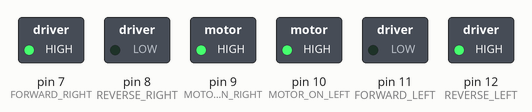
The sketch below on a simulated Arduino Uno, built with avr-gcc and run on an emulated ATmega328P. Shown: switched loads named in the sketch (green lamp = pin HIGH).

Above: at 0.3 s.
At 2.9 s:
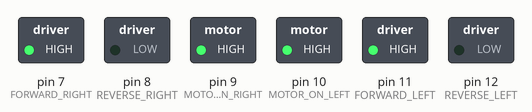
At 6.0 s:
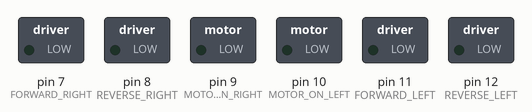
At 10.7 s:
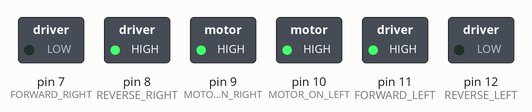
Timing chart, 0 to 16.5 s (numbered marks = the images above):
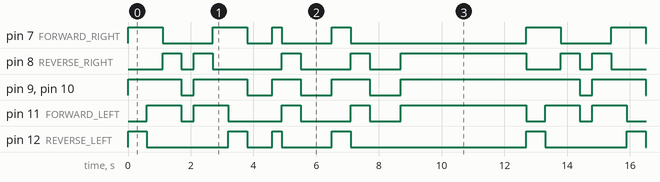

The sketch:

cha_cha.ino
```cpp
// set pins
const int FORWARD_RIGHT = 7;
const int REVERSE_RIGHT = 8;
const int MOTOR_ON_RIGHT = 9;
const int MOTOR_ON_LEFT = 10;
const int FORWARD_LEFT = 11;
const int REVERSE_LEFT = 12;


void setup() {
  // put your setup code here, to run once:
  pinMode(FORWARD_RIGHT, OUTPUT); // Forward Right
  pinMode(REVERSE_RIGHT, OUTPUT); // Back Right
  pinMode(MOTOR_ON_RIGHT, OUTPUT); //  Right Motor On
  pinMode(MOTOR_ON_LEFT, OUTPUT); // Left Motor On
  pinMode(FORWARD_LEFT, OUTPUT); // Forward Left
  pinMode(REVERSE_LEFT, OUTPUT); // Back Left

  Serial.begin(115200);
}

void loop() {
  //Slide to the left
  RotateLeft(600);
  Forward(500);
  RotateRight(600);
  Off(400); //Slide to the right
  RotateRight(600);
  Forward(500);
  RotateLeft(600);
  Off(800); //Criss cross
  RotateLeft(300);
  RotateRight(600);
  Off(1000); //Criss cross
  RotateLeft(600);
  RotateRight(600);
  Off(1000); //Cha Cha real smooth
  RotateRight(4000);

}


void MotorsOn (int pause) { // motor turns on
  digitalWrite(MOTOR_ON_RIGHT, HIGH);
  digitalWrite(MOTOR_ON_LEFT, HIGH);
  digitalWrite(REVERSE_RIGHT, LOW);
  digitalWrite(REVERSE_LEFT, LOW);
  digitalWrite(FORWARD_RIGHT, LOW);
  digitalWrite(FORWARD_LEFT, LOW);
  delay(pause);
}

void Forward (int pause) { // rover drives forwards
  digitalWrite(MOTOR_ON_RIGHT, HIGH);
  digitalWrite(MOTOR_ON_LEFT, HIGH);
  digitalWrite(FORWARD_RIGHT, HIGH);
  digitalWrite(FORWARD_LEFT, HIGH);
  digitalWrite(REVERSE_RIGHT, LOW);
  digitalWrite(REVERSE_LEFT, LOW);
  delay(pause);
}

void SlowForward () { // rover drives forwards slowly
  analogWrite(MOTOR_ON_RIGHT, 70);
  analogWrite(MOTOR_ON_LEFT, 80);
  digitalWrite(FORWARD_RIGHT, HIGH);
  digitalWrite(FORWARD_LEFT, HIGH);
  digitalWrite(REVERSE_RIGHT, LOW);
  digitalWrite(REVERSE_LEFT, LOW);
}

void Off (int pause) { // rover stops
  digitalWrite(MOTOR_ON_RIGHT, LOW);
  digitalWrite(MOTOR_ON_LEFT, LOW);
  digitalWrite(REVERSE_RIGHT, LOW);
  digitalWrite(REVERSE_LEFT, LOW);
  digitalWrite(FORWARD_RIGHT, LOW);
  digitalWrite(FORWARD_LEFT, LOW);
  delay(pause);
}

void Reverse (int pause) { // rover reverses
  digitalWrite(MOTOR_ON_RIGHT, HIGH);
  digitalWrite(MOTOR_ON_LEFT, HIGH);
  digitalWrite(FORWARD_RIGHT, LOW);
  digitalWrite(FORWARD_LEFT, LOW);
  digitalWrite(REVERSE_RIGHT, HIGH);
  digitalWrite(REVERSE_LEFT, HIGH);
  delay(pause);
}

void TurnLeft (int pause) { // rover turns left
  analogWrite(MOTOR_ON_RIGHT, 255);
  analogWrite(MOTOR_ON_LEFT, 70);
  digitalWrite(FORWARD_RIGHT, HIGH);
  digitalWrite(FORWARD_LEFT, HIGH);
  digitalWrite(REVERSE_RIGHT, LOW);
  digitalWrite(REVERSE_LEFT, LOW);
  delay(pause);
}

void TurnRight (int pause) { // rover turns right
  analogWrite(MOTOR_ON_RIGHT, 70);
  analogWrite(MOTOR_ON_LEFT, 255);
  digitalWrite(FORWARD_RIGHT, HIGH);
  digitalWrite(FORWARD_LEFT, HIGH);
  digitalWrite(REVERSE_RIGHT, LOW);
  digitalWrite(REVERSE_LEFT, LOW);
  delay(pause);
}

void RotateRight (int pause) { // rover spins right on the spot
  digitalWrite(MOTOR_ON_RIGHT, HIGH);
  digitalWrite(MOTOR_ON_LEFT, HIGH);
  digitalWrite(FORWARD_RIGHT, LOW);
  digitalWrite(FORWARD_LEFT, HIGH);
  digitalWrite(REVERSE_RIGHT, HIGH);
  digitalWrite(REVERSE_LEFT, LOW);
  delay(pause);
}

void RotateLeft (int pause) { // rover spins left on the spot
  digitalWrite(MOTOR_ON_RIGHT, HIGH);
  digitalWrite(MOTOR_ON_LEFT, HIGH);
  digitalWrite(FORWARD_RIGHT, HIGH);
  digitalWrite(FORWARD_LEFT, LOW);
  digitalWrite(REVERSE_RIGHT, LOW);
  digitalWrite(REVERSE_LEFT, HIGH);
  delay(pause);
}


void SlowReverse() { // rover reverses slowly
  analogWrite(MOTOR_ON_RIGHT, 70);
  analogWrite(MOTOR_ON_LEFT, 80);
  digitalWrite(FORWARD_RIGHT, LOW);
  digitalWrite(FORWARD_LEFT, LOW);
  digitalWrite(REVERSE_RIGHT, HIGH);
  digitalWrite(REVERSE_LEFT, HIGH);

}

void FastStop (int pause) { // rover stops
  digitalWrite(MOTOR_ON_RIGHT, HIGH);
  digitalWrite(MOTOR_ON_LEFT, HIGH);
  digitalWrite(REVERSE_RIGHT, LOW);
  digitalWrite(REVERSE_LEFT, LOW);
  digitalWrite(FORWARD_RIGHT, LOW);
  digitalWrite(FORWARD_LEFT, LOW);
  delay(pause);
}
```

Measured:
- by itself, pin 7 (FORWARD_RIGHT): repeats every 12.7 s: LOW 1.6 s, HIGH 1.1 s, LOW 0.80 s, HIGH 0.30 s, LOW 1.6 s, HIGH 0.60 s, LOW 5.6 s, HIGH 1.1 s
- by itself, pin 12 (REVERSE_LEFT): repeats every 12.7 s: LOW 2.6 s, HIGH 0.60 s, LOW 0.80 s, HIGH 0.30 s, LOW 1.6 s, HIGH 0.60 s, LOW 5.6 s, HIGH 0.60 s
- by itself, pin 11 (FORWARD_LEFT): repeats every 12.7 s: LOW 0.40 s, HIGH 1.1 s, LOW 1.7 s, HIGH 0.60 s, LOW 1.6 s, HIGH 0.60 s, LOW 1.0 s, HIGH 4.0 s, LOW 0.60 s, HIGH 1.1 s
